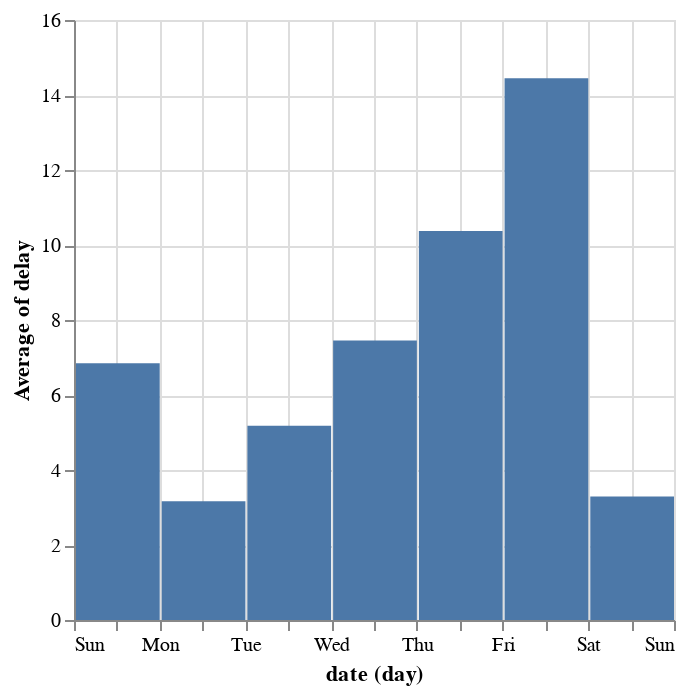

Notebook code cell kept with this figure:
### Markdown cell above
## Delays over time

Create a visualization that explores the following question:

> How do average flight delays vary with the day of the week in this dataset?

### Code cell
alt.Chart(flights).mark_bar().encode(
    alt.X('date:T', timeUnit = 'day'),
    alt.Y('average(delay)')
)

### Figure 1 — Vega-Lite specification as saved in the notebook (floating-point values rounded to 4 significant figures; data arrays with more than 128 entries replaced by an {"elided": "..."} marker saying what was removed)
{"$schema": "https://vega.github.io/schema/vega-lite/v1.2.1.json", "data": {"values": {"elided": "5000 records"}}, "encoding": {"x": {"field": "date", "timeUnit": "day", "type": "temporal"}, "y": {"aggregate": "average", "field": "delay", "type": "quantitative"}}, "mark": "bar"}
